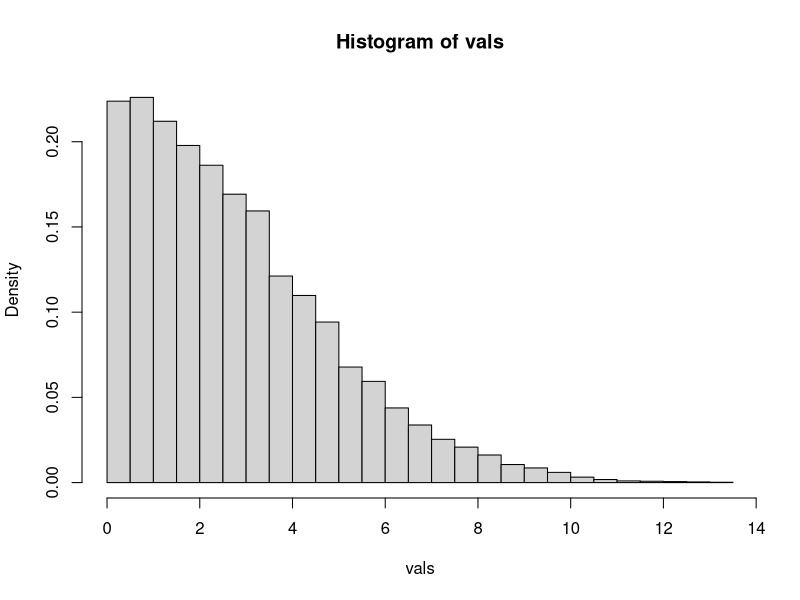
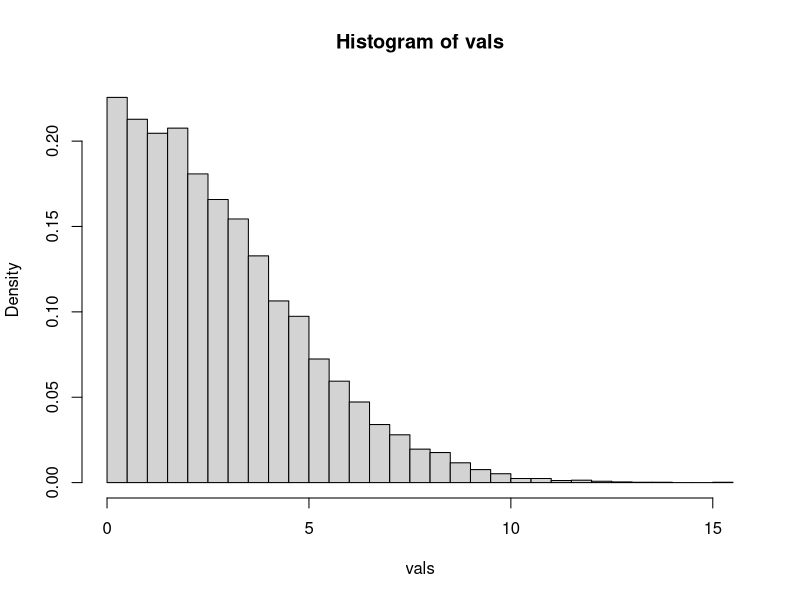

Recreate these plots in R, in order.
# QUALITATIVE factors edition
#############################################################
# Part 0: Data Input and Sufficient Statistics Computations #
#############################################################

# setting the seed so that computations can be repeated provided all relevant Parts are run consecutively
set.seed(1)

########################################################################################
#A Here is the code to generate some test data. Inputting data: TBA.                   #

l = c(2, 3) # input the number of levels per factor
m = length(l) # the number of factors.

k = prod(l) # letting this denote the possible number of combinations between the crossed factors 
n_vector = c(5, 5, 5, 5, 5, 5) # the size of n should be equal to k (if factors are crossed) 
n = sum(n_vector)
# If not, there's a problem.

# Generating Y (for testing purposes)

mu = c(2, 4, 6, 8, 10, 12)
Y = numeric(n)
for(i in 1:k){
  if(i == 1){
    Y[1:n[i]] = rnorm(n_vector[i], mean = mu[i], sd = 2)
  } else {
    Y[(cumsum(n_vector)[i-1]+1):cumsum(n_vector)[i]] = rnorm(n_vector[i], mean = mu[i], sd = 2)
  }
}

################################################################################
# Here is the code for computing X given the information above                 #
################################################################################

qual_generate_X = function(k, n_vector){
  X = matrix(0, nrow = k, ncol = sum(n_vector))
  
  for(i in 1:k) {
    if(i == 1) {
      X[i, 1:n_vector[i]] = 1
    } else {
      start_idx = cumsum(n_vector)[i-1] + 1
      end_idx = cumsum(n_vector)[i]
      X[i, start_idx:end_idx] = 1
    }
  }
  return(t(X))
}

X = qual_generate_X(k, n_vector)

################################################################################
# Here is the code to compute the minimal sufficient statistics                #
################################################################################

qual_Y_metrics = function(X, Y){
  b = solve(t(X) %*% X) %*% t(X) %*% Y
  s_2 = t(Y - X %*% b) %*% (Y - X %*% b)
  C = 1
  for(i in 1:m){
    # possibly need to debug
    Ci = cbind(rep(1, l[i]), contr.helmert(l[i])) # dropped the normalization
    C = C %x% Ci # kronecker product
  }
  newlist = list("b" = b, "s_2" = s_2, "C" = C)
  return(newlist)
}

results = qual_Y_metrics(X, Y)

b = results$b
s_2 = results$s_2
C = results$C

#####################################
# Part 1: Elicitation of the Prior  #
#####################################

# Here is the code to input for the elicitation manually #

p=1
gamma = 0.99
s1 = c(1)
s2 = c(7)
lower_bd = c(0)
upper_bd = c(50)

m1 = c(0, 2, 4, 6, 8, 10)
m2 = c(4, 6, 8, 10, 12, 14)

elicit_prior_sigma_function = function(p, gamma, s1, s2, upper_bd, lower_bd){
  #' 1/sigma^2 ~ gamma(alpha01, alpha02). Here, we elicit the prior for sigma.
  #' We specify s1, s2 such that s1 <= sigma * z_{(1+gamma)/2} <= s2
  #' Then the values alpha01, alpha02 are solved for:
  #' Gamma(alpha01, 1, alpha02 * z^{2}_{(1+p)/2}/s^{2}_{1}) = (1+gamma)/2
  #' Gamma(alpha01, 1, alpha02 * z^{2}_{(1+p)/2}/s^{2}_{2}) = (1-gamma)/2
  #' Using the bisection method.
  #' @param p represents the number of dimensions.
  #' @param gamma represents the virtual certainty.
  vectors_of_interest = list(s1, s2, upper_bd, lower_bd)
  for(i in vectors_of_interest){
    if(length(i) != p){return("Error: there is a vector that doesn't have length p.")}
  }
  
  gam = (1+gamma)/2
  z0 = qnorm(gam,0,1)
  upbdinvsigma2 = (z0/s1)**2 
  lwbdinvsigma2 = (z0/s2)**2 
  
  alpha01 = numeric(p) 
  alpha02 = numeric(p)
  
  for(j in 1:p){
    # iterate until prob content of s1<= sigma*z0 <= s2 is within eps of p 
    eps = .0001
    maxits = 100
    alphalow = lower_bd[j]
    alphaup = upper_bd[j]
    for (i in 1:maxits){
      alpha = (alphalow + alphaup)/2
      beta = qgamma(gam, alpha, 1)/upbdinvsigma2[j]
      test = pgamma(beta*lwbdinvsigma2[j], alpha, 1)
      if (abs(test-(1-gam)) <= eps) { break }
      if (test < 1 - gam) { alphaup = alpha} 
      else if (test > 1 - gam) { alphalow = alpha }
    }
    alpha01[j] = alpha
    alpha02[j] = beta
  }
  
  newlist = list("lwbdinvsigma2" = lwbdinvsigma2, "upbdinvsigma2" = upbdinvsigma2, 
                 "alpha01" = alpha01, "alpha02" = alpha02, 
                 "z0" = z0, "s1" = s1, "s2" = s2)
  return(newlist)
}

elicit_prior_beta0_function = function(p, gamma, m1, m2, s1, s2, alpha01, alpha02){
  #' We elicit the prior for mu, which is given by:
  #' mu ~ mu0 + sqrt(alpha02/alpha01) (lambda0) (t_{2*alpha01}) 
  #' @param p represents the number of dimensions.
  #' @param gamma represents the virtual certainty.
  vectors_of_interest = list(m1, m2, s1, s2, alpha01, alpha02)

  beta0 = (m1 + m2)/2 
  gam = (1+gamma)/2
  lambda0 = (m2 - m1)/(2 * sqrt(alpha02/alpha01) * qt(gam, df = 2 * alpha01))
  
  newlist = list("beta0" = beta0, "lambda0" = lambda0, "m1" = m1, "m2" = m2)
  return(newlist)
}

prior_sigma_vals = elicit_prior_sigma_function(p, gamma, s1, s2, upper_bd, lower_bd)

prior_sigma_vals

alpha01 = prior_sigma_vals$alpha01
alpha02 = prior_sigma_vals$alpha02

z0 = prior_sigma_vals$z0 # this is the (1+gamma)/2 quantile of the standard normal dist.

lwbdinvsigma2 = prior_sigma_vals$lwbdinvsigma2 # This is (z0/s2)^2
upbdinvsigma2 = prior_sigma_vals$upbdinvsigma2 # This is (z0/s1)^2

prior_beta0_vals = elicit_prior_beta0_function(p, gamma, m1, m2, s1, s2, alpha01, alpha02)

lambda0 = prior_beta0_vals$lambda0
beta0 = prior_beta0_vals$beta0

###################################
# Part 2: Sampling from the prior #
###################################

# Nprior = size of sample from the prior

Nprior = 10000

sigma_2 = 1/(rgamma(1, alpha01, alpha02))
beta = rnorm(beta0, lambda0 * sigma_2)

qual_sample_prior = function(Nprior, k, alpha01, alpha02, beta0){
  # k here denotes the number of factors
  # todo: write more detailed documentation later
  prior_sigma_2_vector = rep(0, Nprior)
  prior_beta_matrix = matrix(NA, nrow = Nprior, ncol = k)
  for(i in 1:Nprior){
    prior_sigma_2_vector[i] = 1/(rgamma(1, alpha01, alpha02))
    prior_beta_matrix[i,] = rnorm(beta0, lambda0 * sigma_2)
  }
  newlist = list("prior_sigma_2_vector" = prior_sigma_2_vector,
                 "prior_beta_matrix" = prior_beta_matrix)
  return(newlist)
}

sample_prior_vals = qual_sample_prior(Nprior = Nprior, k = k, alpha01 = alpha01, 
                                      alpha02 = alpha02, beta0 = beta0)

prior_sigma_2_vector = sample_prior_vals$prior_sigma_2_vector
prior_beta_matrix = sample_prior_vals$prior_beta_matrix

#######################################
# Part 3: Sampling from the posterior #
#######################################

# Npost = size of sample from the posterior

Npost = 10000 # change this later

qual_sample_post = function(Npost, k, n, alpha01, alpha02, lambda0, beta0, b, s_2){
  # write the description later
  Lambda0 = diag(lambda0)
  inv_L0 = diag(1/lambda0)
  
  side_eqn = solve(Lambda0 + solve(t(X) %*% X))
  alpha02_y = alpha02 + s_2/2 + (t(b - beta0) %*% side_eqn %*% (b - beta0))/2
  
  beta_y = solve(t(X) %*% X + inv_L0) %*% (t(X) %*% X %*% b + inv_L0 %*% beta0)
  
  post_sigma_2_vector = rep(0, Npost)
  post_beta_matrix = matrix(NA, nrow = Npost, ncol = k)
  
  for(i in 1:Npost){
    post_sigma_2 = 1/rgamma(1, n/2 + lambda0, alpha02_y)
    post_sigma_2_vector[i] = post_sigma_2
    post_beta_matrix[i,] = rnorm(beta_y, post_sigma_2 * solve(t(X) %*% X + Lambda0))
  }
  newlist = list("post_sigma_2_vector" = post_sigma_2_vector,
                 "post_beta_matrix" = post_beta_matrix)
  return(newlist)
}

sample_post_vals = qual_sample_post(Npost = Npost, k = k, n = n, alpha01 = alpha01, 
                                    alpha02 = alpha02, lambda0 = lambda0, 
                                    beta0 = beta0, b = b, s_2 = s_2)

post_sigma_2_vector = sample_post_vals$post_sigma_2_vector
post_beta_matrix = sample_post_vals$post_beta_matrix

#######################################
# Part 4: Relative Belief Ratio       #
#######################################

# I might've messed up lol.

prior_alpha = as.vector(C[,1] %*% t(prior_beta_matrix)) 
prior_alpha = as.vector(C[,2] %*% t(prior_beta_matrix)) 
prior_alpha = as.vector(C[,3] %*% t(prior_beta_matrix)) 
prior_alpha = as.vector(C[,4] %*% t(prior_beta_matrix)) 
prior_alpha = as.vector(C[,5] %*% t(prior_beta_matrix)) 
prior_alpha = as.vector(C[,6] %*% t(prior_beta_matrix)) 

post_alpha = as.vector(C[,1] %*% t(post_beta_matrix)) 
post_alpha = as.vector(C[,2] %*% t(post_beta_matrix)) 
post_alpha = as.vector(C[,3] %*% t(post_beta_matrix)) 
post_alpha = as.vector(C[,4] %*% t(post_beta_matrix)) 
post_alpha = as.vector(C[,5] %*% t(post_beta_matrix)) 
post_alpha = as.vector(C[,6] %*% t(post_beta_matrix)) 

alpha_plot_vals = function(Nmontecarlo, smoother = 7, delta = 0.5, alpha_vals){
  #' Obtains the smoothed plot of the density of alpha (applicable to prior and
  #' posterior)
  #' @param Nprior represents the Monte Carlo sample size used for the prior.
  #' @param smoother an odd number of points to average prior density values.
  #' write more later....
  vals = abs(alpha_vals)
  alpha_upper_bd = max(vals)
  
  breaks = seq(0, alpha_upper_bd, by = delta)
  if (tail(breaks, n=1) <= alpha_upper_bd) {
    breaks = c(breaks, breaks[length(breaks)] + delta)
  } 
  
  alpha_hist = hist(vals, breaks, freq = F)
  alpha_mids = alpha_hist$mids
  alpha_density = alpha_hist$density 
  
  # making a smoothed plot of the density of alpba
  alpha_dens_smoothed = alpha_density
  numcells = length(alpha_hist$counts)
  halfm = (smoother-1)/2
  for(i in (1+halfm):(numcells-halfm)){
    sum = 0
    for (j in (-halfm):halfm){
      sum = sum + alpha_density[i+j]
    }
    alpha_dens_smoothed[i]=sum/smoother 
  }
  
  newlist = list("alpha_mids" = alpha_mids, 
                 "alpha_dens_smoothed" = alpha_dens_smoothed,
                 "breaks" = breaks)
  return(newlist)
}

prior_alpha_vals = alpha_plot_vals(Nmontecarlo = Nprior, smoother = 7, delta = 0.5, 
                                   alpha_vals = prior_alpha)

post_alpha_vals = alpha_plot_vals(Nmontecarlo = Npost, smoother = 7, delta = 0.5, 
                                  alpha_vals = post_alpha)

prior_alpha_dens_smoothed = prior_alpha_vals$alpha_dens_smoothed
prior_alpha_breaks = prior_alpha_vals$breaks

post_alpha_dens_smoothed = post_alpha_vals$alpha_dens_smoothed
post_alpha_breaks = post_alpha_vals$breaks


rbr_alpha = function(prior_alpha_dens_smoothed, prior_alpha_breaks, 
                     post_alpha_dens_smoothed, post_alpha_breaks){
  #' Obtain the relative belief ratio of psi based off of the prior and posterior values.
  #' fix description later
  
  # only need to focus on the max value due to endpoints
  extra = abs(length(prior_alpha_breaks) - length(post_alpha_breaks))
  if(length(prior_alpha_breaks) > length(post_alpha_breaks)){
    post_alpha_dens_smoothed = c(post_alpha_dens_smoothed, rep(0, extra))
    rbr_breaks = prior_alpha_breaks
  } else {
    prior_alpha_dens_smoothed = c(prior_alpha_dens_smoothed, rep(0, extra))
    rbr_breaks = post_alpha_breaks
  }
  numcells = length(rbr_breaks)-1
  RB_psi = rep(0, numcells)
  for (i in 1:numcells){
    if (prior_alpha_dens_smoothed[i] != 0){
      RB_psi[i] = post_alpha_dens_smoothed[i]/prior_alpha_dens_smoothed[i]}
  }
  return(RB_psi)
}

rbr_alpha_vals = rbr_alpha(prior_alpha_dens_smoothed, prior_alpha_breaks, 
                      post_alpha_dens_smoothed, post_alpha_breaks)

# Estimations for Psi ##########################################

plausible_region_est = function(prior_psi_mids, RB_psi, post_psi_dens_smoothed,
                                delta_psi){
  # estimating plausible region
  plaus_region = ifelse(RB_psi > 1, prior_psi_mids, 0)
  
  # getting the interval instead
  nonzero_values = plaus_region[plaus_region != 0]
  plaus_interval = c(nonzero_values[1], nonzero_values[length(nonzero_values)])
  
  # getting the posterior content of the plausible region
  plaus_content = 0
  for(i in 1:length(prior_psi_mids)){
    if(RB_psi[i] > 1){
      plaus_content = plaus_content + post_psi_dens_smoothed[i]
    }
  }
  plaus_content = plaus_content * delta_psi
  
  newlist = list("plaus_region" = plaus_region,
                 "plaus_interval" = plaus_interval,
                 "plaus_content" = plaus_content)
  return(newlist)
}

plausible_region_est(prior_psi_mids = prior_alpha_vals$alpha_mids, 
                     RB_psi = rbr_alpha_vals, 
                     post_psi_dens_smoothed = post_alpha_dens_smoothed, 
                     delta_psi = 0.5)

psi_hypothesis_test = function(psi_0 = -2, prior_psi_mids, RB_psi, post_psi_dens_smoothed,
                               delta_psi){
  
  psi_0_index = which.min(abs(prior_psi_mids - psi_0))
  
  # evidence for or against psi0
  if(RB_psi[psi_0_index] > 1){
    psi_message = paste("RB of psi_0 = ",RB_psi[psi_0_index]," so there is evidence in favor of H_0 : psi = ",
                        psi_0, sep ="")
  }
  else if(RB_psi[psi_0_index] < 1){
    psi_message = paste("RB of psi_0 = ", RB_psi[psi_0_index]," so there is evidence against H_0 : psi = ",
                        psi_0, sep = "")
  }
  else if(RB_psi[psi_0_index] == 1){
    psi_message = paste("RB of psi_0 = ", RB_psi[psi_0_index],
                        " so there is no evidence either in favor of or against H_0 : psi = ",
                        psi_0, sep = "")
  }
  
  # compute the evidence concerning strength H_0 : psi = psi_0
  indices = which(RB_psi <= RB_psi[psi_0_index])
  # Compute the strength
  strength_psi_0 = sum(post_psi_dens_smoothed[indices]) * delta_psi
  strength_msg = paste("Strength of the evidence concerning H_0 : psi = psi_0 is given by ", strength_psi_0, sep = "")
  
  newlist = list("psi_message" = psi_message, "indices" = indices, "strength_message" = strength_msg)
  
  return(newlist)
}

psi_hypothesis_test(psi_0 = -2, 
                    prior_psi_mids = prior_alpha_vals$alpha_mids, 
                    RB_psi = rbr_alpha_vals, 
                    post_psi_dens_smoothed = post_alpha_dens_smoothed,
                    delta_psi = 0.5)


